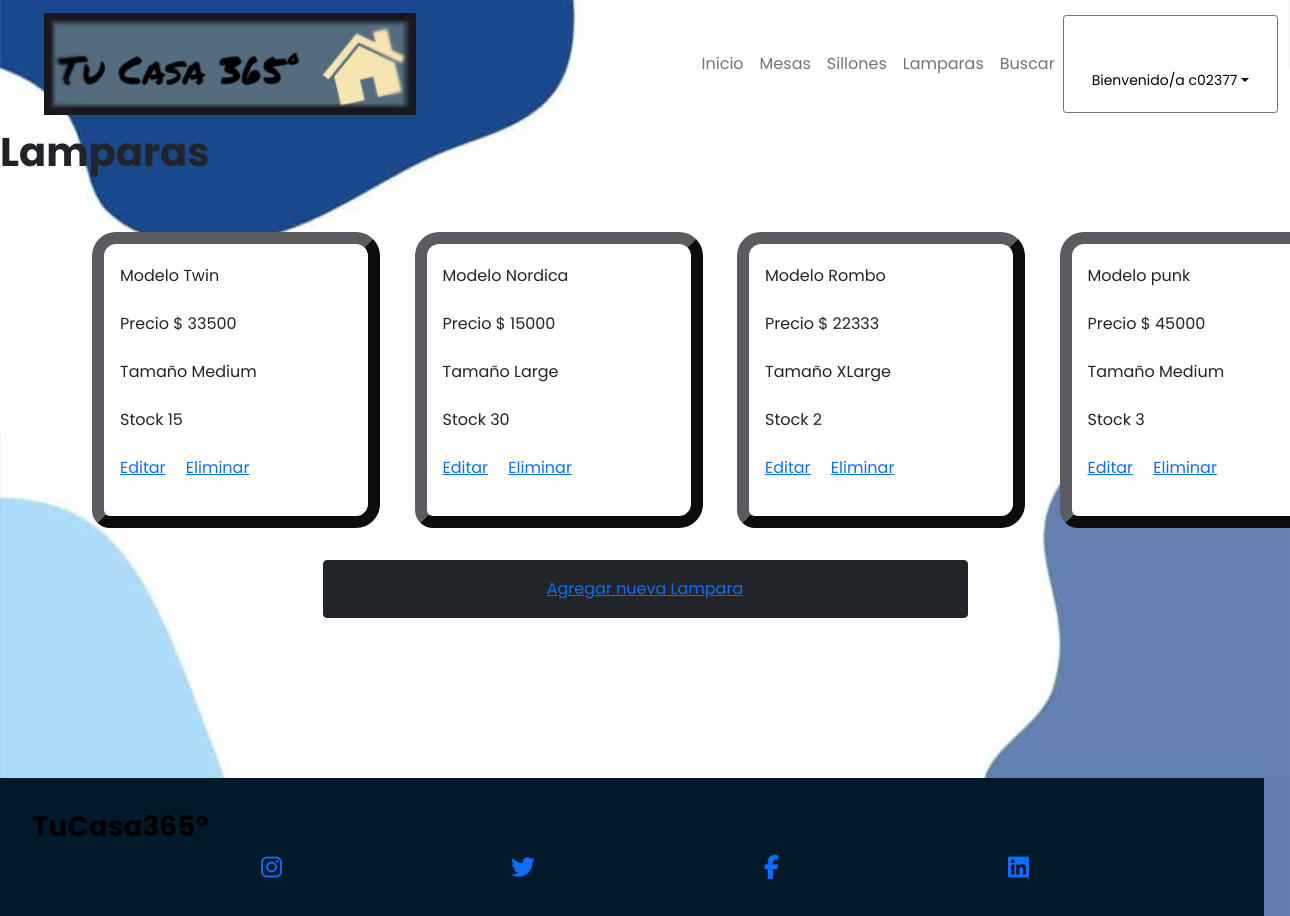
/AppCoder/lamparas/list (signed in), run on the app's committed database.
### AppCoder/models.py (models this page shows, shortened)
class Lamparas(models.Model):
    nombre=models.CharField(max_length=40)
    precio = models.IntegerField()
    tamaño = models.CharField(max_length=40)
    stock =  models.IntegerField()

### AppCoder/views.py (the view)
# urls.py: path('lamparas/list', views.LamparaList.as_view(), name='LamparasList'), #ok
class LamparaList(ListView):
      model = Lamparas
      template_name = "AppCoder/lampara_list.html"

### AppCoder/templates/AppCoder/lampara_list.html
{% extends "AppCoder/padre.html" %}
{% load static %}
{% block contenidoQueCambia %}
<h1>Lamparas</h1>
        <div class='container-fluid'>
            <div class="row">
                    {% for lampara in object_list %}
                    <div class="col-sm-6 col-md-6 col-lg-3">
                        <div class="card" id="card" style="width: 18rem;">
                            <div class="card-body">
                                <p>Modelo {{lampara.nombre}}</p>
                                <p>Precio $ {{lampara.precio}}</p>
                                <p>Tamaño {{lampara.tamaño}}</p>
                                <p>Stock {{lampara.stock}}</p>
                                <P>
                                    <a href="{% url 'LamparasEditar' lampara.id %}" class="card-link"> Editar</a>
                                    <a href="{% url 'LamparasEliminar' lampara.id %}" class="card-link"> Eliminar</a>
                                </P>
                            </div>
                        </div>
                    </div>
                {% endfor %}
            </div>
        </div>
        <div class="d-grid gap-2 col-6 mx-auto marginTop">
            <button class="btn  btn-dark" type="button">
                <a href="{% url 'LamparaFormulario' %}">Agregar nueva Lampara</a>
            </button>
        </div>
{% endblock %}

### AppCoder/templates/AppCoder/padre.html (shortened to what this page needs)
<!DOCTYPE html>
<html lang="en">
        {% load static %}
    <head>
        <link href="https://cdn.jsdelivr.net/npm/bootstrap-icons@1.5.0/font/bootstrap-icons.css" rel="stylesheet" type="text/css" />
        <link rel="stylesheet" href="../../static/AppCoder/css/style2.css">
    </head>
    <body>
        <nav class="navbar navbar-expand-md navbar-light sticky-top">
            <div class="container-fluid">
                <a class="navbar-brand" href="{% url 'Inicio' %}">
                    <img src="../../static/AppCoder/assets/img/logo-min.jpg" class="logoMargin" alt="logo de Tucasa" >
                </a>
                <div class="collapse navbar-collapse" id="navbarNav">
                    <ul class="navbar-nav ms-auto">
                        <li class="nav-item opciones"><a class="nav-link" aria-current="page" href="{% url 'Inicio' %}">Inicio</a></li>
                        <li class="nav-item opciones"><a class="nav-link" href="{% url 'Mesas' %}">Mesas</a></li>
                        <li class="nav-item opciones"><a class="nav-link" href="{% url 'Sillones' %}">Sillones</a></li>
                        <li class="nav-item opciones"><a class="nav-link" href="{% url 'Lamparas' %}">Lamparas</a></li>
                        <li class="nav-item opciones"><a class="nav-link" href="{% url 'BusquedaModelos' %}">Buscar</a></li>
                    </ul>
                    {% if request.user.is_authenticated %}
                        <li class="nav-item dropdown btn btn-outline-secondary btn-sm position-relative">
                            <a class="nav-link dropdown-toggle" id="navbarDropdown" href="#" role="button" data-bs-toggle="dropdown" aria-expanded="false" style="color:black">Bienvenido/a {{user.username}}</a>
                            </li>
                    {% endif %}
                </div>
            </div>
        </nav>
        {% block contenidoQueCambia %}{% endblock %}
        <footer id="footer">
            <div class="footerLeft">
                <h3 >TuCasa365°</h3>
                    <div class="footerIcons">
                        <a href="https://instagram.com" target="_blank"><i class="fa-brands fa-instagram"aria-hidden="true"></i></a>
                        <a href="https://twitter.com" target="_blank"><i class="fa-brands fa-twitter" aria-hidden="true"></i></a>
                        <a href="https://facebook.com" target="_blank"><i class="fa-brands fa-facebook-f"aria-hidden="true"></i></a>
                        <a href="https://ar.linkedin.com/" target="_blank"><i class="fa-brands fa-linkedin" aria-hidden="true"></i></a>
                    </div>
            </footer>
    </body>
</html>

### data on the page
Lamparas: nombre "Twin", precio "33500", tamaño "Medium", stock "15"
Lamparas: nombre "Nordica", precio "15000", tamaño "Large", stock "30"
Lamparas: nombre "Rombo", precio "22333", tamaño "XLarge", stock "2"
Lamparas: nombre "punk", precio "45000", tamaño "Medium", stock "3"

### other printed values
{{ user.username }} "c02377"
